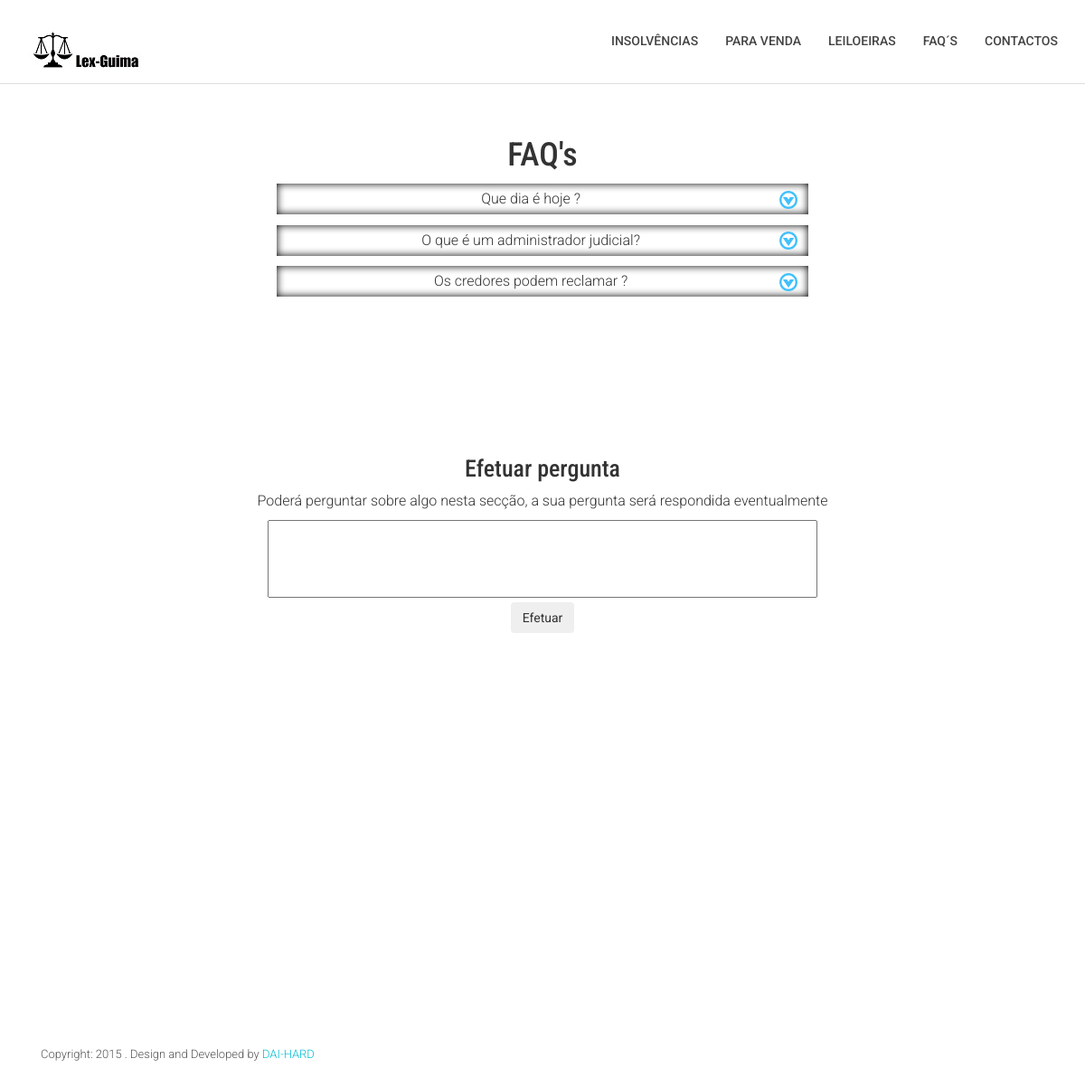
/PhPproject3/faq.php, run on the app's committed database.
### tables this page shows
CREATE TABLE IF NOT EXISTS `faq` (
  `q` varchar(200) NOT NULL,
  `a` varchar(200) NOT NULL
);

### PhPproject3/faq.php (the view, shortened to what this page needs)
<?php
include_once 'header.php';
$query = "SELECT faq.q,faq.a FROM faq";
$ligar = ligar_base_dados();
$result = mysql_query($query,  $ligar);
?>
<section style="text-align: center;" class='testff'>
    <h1>FAQ's</h1>
    <?php
    $var2 = 1;
    while($array = mysql_fetch_assoc($result)){
        ?><p onclick="showhide(<?=$var2?>)" style="margin:1% auto;padding:0.5%;width: 50%;-moz-box-shadow:    inset 0 0 10px #000000;
   -webkit-box-shadow: inset 0 0 10px #000000;
   box-shadow:         inset 0 0 10px #000000;cursor: pointer;" onmouseover="this.style.color='#66CCCC'" onmouseout="this.style.color='black'" id='q<?=$var2?>'><?php echo $array['q'] ?>?<span style="float:right;margin-right: 1%;"/><img id='<?=$var2?>' src="images/arrow-down-3-xxl.png" height="20px" width="20px"/></p>
            <?php
            $var2++;
    }
    ?>
        <div style="margin-top: 15%;">
            <h2>Efetuar pergunta</h2>
            <p>Poderá perguntar sobre algo nesta secção, a sua pergunta será respondida eventualmente</p>
            <form>
                <textarea style="resize:none;" name="" rows="4" cols="80" required></textarea><br>
                <input type="submit" class="btn btn-theme02" value="Efetuar"/>
            </form>
        </div>
</section>
<?php
include_once 'footer.php';
?>

### PhPproject3/css/main.css (style rules this page uses)
body { font-family: 'Roboto', sans-serif; }
h1, h2, h3, h4, h5, h6 { font-family: 'Roboto Condensed', sans-serif; }
p { font-family: 'Roboto', sans-serif; line-height: 22px; font-size: 16px; font-weight: 300; }
h2 { font-size: 26px; }
.testff { height: auto; min-height:1000px; background: white; padding: 1%; margin-top: 10%; }

### PhPproject3/ZoomSlider/css/component.css (style rules this page uses)
html, body { height: 100%; }

### data on the page
faq: q "Que dia é hoje"
faq: q "O que é um administrador judicial"
faq: q "Os credores podem reclamar"
